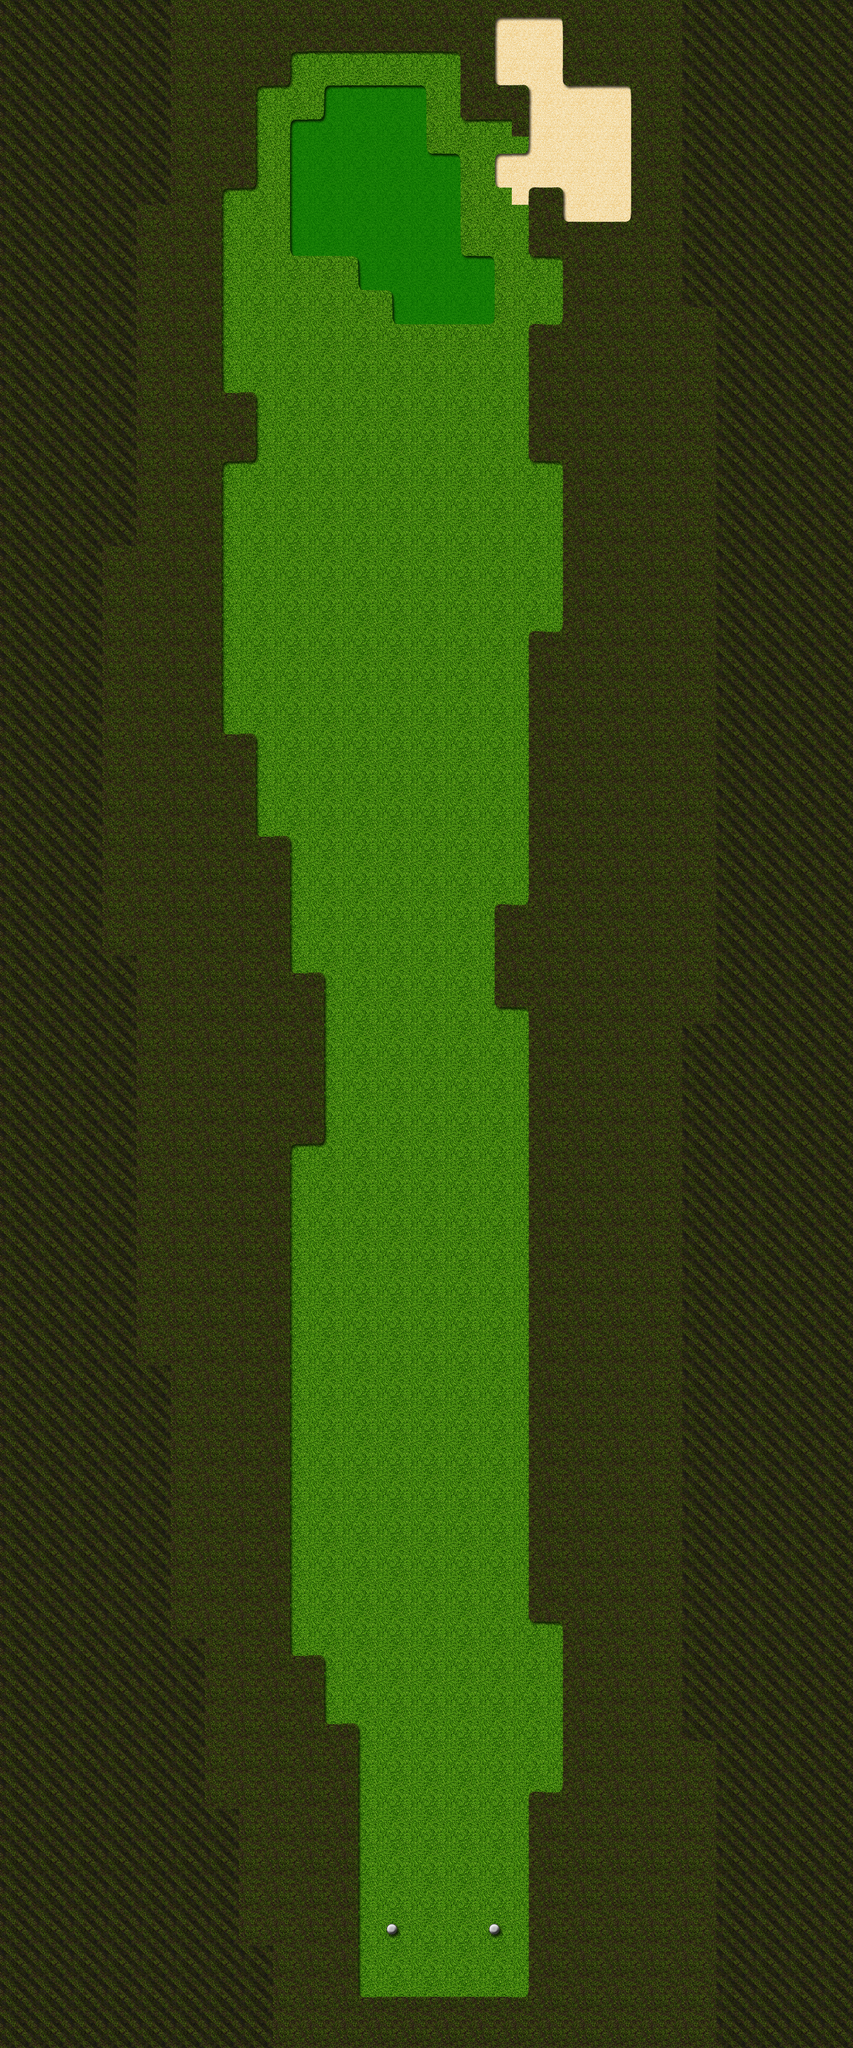

Tiled map render using the project's own tile images. Description and the map definition, with tile-layer contents summarised, below:
An orthogonal 25x60 tile map with 64x64 px tiles, 1 tile layer (Tile Layer 1), 2 tilesets and 78 objects (Hole, Tee).

<map version="1.0" orientation="orthogonal" width="25" height="60" tilewidth="64" tileheight="64">
 <tileset firstgid="1" name="Golf" tilewidth="64" tileheight="64">
  <image source="tilemap.png" width="1024" height="1024" />
  <terraintypes>
   <terrain name="Rough" tile="0" />
   <terrain name="Fairway" tile="1" />
   <terrain name="Green" tile="16" />
   <terrain name="Bunker" tile="17" />
   <terrain name="Water" tile="19" />
  </terraintypes>
  <tile id="0" terrain="0,0,0,0" />
  <tile id="1" terrain="1,1,1,1" />
  <tile id="4" terrain="1,2,1,2" />
  <tile id="5" terrain="2,1,2,1" />
  <tile id="6" terrain="1,1,1,2" />
  <tile id="7" terrain="1,1,2,1" />
  <tile id="16" terrain="2,2,2,2" />
  <tile id="17" terrain="3,3,3,3" />
  <tile id="19" terrain="4,4,4,4" />
  <tile id="20" terrain="2,2,1,1" />
  <tile id="21" terrain="1,1,2,2" />
  <tile id="22" terrain="1,2,1,1" />
  <tile id="23" terrain="2,1,1,1" />
  <tile id="32" terrain="1,1,1,3" />
  <tile id="33" terrain="1,1,3,1" />
  <tile id="34" terrain="3,3,3,1" />
  <tile id="35" terrain="3,3,1,3" />
  <tile id="44" terrain="1,3,1,3" />
  <tile id="45" terrain="3,1,3,1" />
  <tile id="46" terrain="1,1,1,4" />
  <tile id="47" terrain="1,1,4,1" />
  <tile id="48" terrain="1,3,1,1" />
  <tile id="49" terrain="3,1,1,1" />
  <tile id="50" terrain="3,1,3,3" />
  <tile id="51" terrain="1,3,3,3" />
  <tile id="60" terrain="3,3,1,1" />
  <tile id="61" terrain="1,1,3,3" />
  <tile id="62" terrain="1,4,1,1" />
  <tile id="63" terrain="4,1,1,1" />
  <tile id="64" terrain="4,4,4,1" />
  <tile id="65" terrain="4,4,1,4" />
  <tile id="74" terrain="1,4,1,4" />
  <tile id="75" terrain="4,1,4,1" />
  <tile id="76" terrain="0,0,0,1" />
  <tile id="77" terrain="0,0,1,0" />
  <tile id="78" terrain="1,1,1,0" />
  <tile id="79" terrain="1,1,0,1" />
  <tile id="80" terrain="4,1,4,4" />
  <tile id="81" terrain="1,4,4,4" />
  <tile id="90" terrain="4,4,1,1" />
  <tile id="91" terrain="1,1,4,4" />
  <tile id="92" terrain="0,1,0,0" />
  <tile id="93" terrain="1,0,0,0" />
  <tile id="94" terrain="1,0,1,1" />
  <tile id="95" terrain="0,1,1,1" />
  <tile id="104" terrain="0,1,0,1" />
  <tile id="105" terrain="1,0,1,0" />
  <tile id="106" terrain="3,3,3,0" />
  <tile id="107" terrain="3,3,0,3" />
  <tile id="108" terrain="0,0,0,3" />
  <tile id="109" terrain="0,0,3,0" />
  <tile id="120" terrain="1,1,0,0" />
  <tile id="121" terrain="0,0,1,1" />
  <tile id="122" terrain="3,0,3,3" />
  <tile id="123" terrain="0,3,3,3" />
  <tile id="124" terrain="0,3,0,0" />
  <tile id="125" terrain="3,0,0,0" />
  <tile id="134" terrain="0,3,0,3" />
  <tile id="135" terrain="3,0,3,0" />
  <tile id="136" terrain="0,0,0,4" />
  <tile id="137" terrain="0,0,4,0" />
  <tile id="138" terrain="4,4,4,0" />
  <tile id="139" terrain="4,4,0,4" />
  <tile id="150" terrain="3,3,0,0" />
  <tile id="151" terrain="0,0,3,3" />
  <tile id="152" terrain="0,4,0,0" />
  <tile id="153" terrain="4,0,0,0" />
  <tile id="154" terrain="4,0,4,4" />
  <tile id="155" terrain="0,4,4,4" />
  <tile id="164" terrain="0,4,0,4" />
  <tile id="165" terrain="4,0,4,0" />
  <tile id="166" terrain="2,2,2,1" />
  <tile id="167" terrain="2,2,1,2" />
  <tile id="180" terrain="4,4,0,0" />
  <tile id="181" terrain="0,0,4,4" />
  <tile id="182" terrain="2,1,2,2" />
  <tile id="183" terrain="1,2,2,2" />
 </tileset>
 <tileset firstgid="257" name="Trees" tilewidth="256" tileheight="256">
  <image source="tree_tiles.png" width="512" height="512" />
 </tileset>
 <layer name="Tile Layer 1" width="25" height="60">
  <data>[1500 cells, 1500 non-empty, 43 distinct tile ids]</data>
 </layer>
 <objectgroup name="Object Layer 1" width="25" height="60">
  <object name="Hole" x="658" y="277">
   <ellipse />
  </object>
  <object name="Tee" x="834" y="3621">
   <ellipse />
  </object>
 </objectgroup>
 <objectgroup name="Object Layer 2" width="25" height="60">
  <object gid="257" x="1266" y="3807" />
  <object gid="257" x="1127" y="3376" />
  <object gid="257" x="1290" y="3216" />
  <object gid="257" x="1169" y="2707" />
  <object gid="257" x="1302" y="2416" />
  <object gid="257" x="1275" y="1955" />
  <object gid="257" x="1108" y="1604" />
  <object gid="257" x="1287" y="1216" />
  <object gid="257" x="1178" y="825" />
  <object gid="257" x="1281" y="404" />
  <object gid="257" x="75" y="180" />
  <object gid="257" x="45" y="625" />
  <object gid="257" x="-52" y="780" />
  <object gid="257" x="96" y="1601" />
  <object gid="257" x="-7" y="1973" />
  <object gid="257" x="87" y="2437" />
  <object gid="257" x="151" y="2913" />
  <object gid="257" x="17" y="3246" />
  <object gid="257" x="145" y="3583" />
  <object gid="257" x="84" y="3910" />
  <object gid="258" x="184" y="3819" />
  <object gid="258" x="54" y="3495" />
  <object gid="258" x="78" y="3010" />
  <object gid="258" x="45" y="2580" />
  <object gid="258" x="127" y="2164" />
  <object gid="258" x="-49" y="1628" />
  <object gid="258" x="60" y="1064" />
  <object gid="258" x="-34" y="510" />
  <object gid="258" x="75" y="364" />
  <object gid="258" x="1087" y="173" />
  <object gid="258" x="1339" y="658" />
  <object gid="258" x="1236" y="1013" />
  <object gid="258" x="1133" y="1276" />
  <object gid="258" x="1314" y="1576" />
  <object gid="258" x="1254" y="2210" />
  <object gid="258" x="1117" y="2464" />
  <object gid="258" x="1342" y="2752" />
  <object gid="258" x="1342" y="3613" />
  <object gid="258" x="1102" y="3889" />
  <object gid="259" x="1154" y="3598" />
  <object gid="259" x="1208" y="3043" />
  <object gid="259" x="1378" y="2564" />
  <object gid="259" x="1175" y="2083" />
  <object gid="259" x="1324" y="1752" />
  <object gid="259" x="1120" y="1010" />
  <object gid="259" x="1193" y="570" />
  <object gid="259" x="1287" y="216" />
  <object gid="259" x="254" y="173" />
  <object gid="259" x="66" y="822" />
  <object gid="259" x="-64" y="295" />
  <object gid="259" x="20" y="1286" />
  <object gid="259" x="27" y="1780" />
  <object gid="259" x="-22" y="2110" />
  <object gid="259" x="-1" y="2731" />
  <object gid="259" x="142" y="3158" />
  <object gid="259" x="-10" y="3676" />
  <object gid="259" x="333" y="2316" />
  <object gid="259" x="948" y="1434" />
  <object gid="259" x="902" y="2973" />
  <object gid="260" x="1263" y="3407" />
  <object gid="260" x="1051" y="2967" />
  <object gid="260" x="1233" y="2607" />
  <object gid="260" x="1075" y="2261" />
  <object gid="260" x="1390" y="2076" />
  <object gid="260" x="1320" y="1358" />
  <object gid="260" x="1360" y="904" />
  <object gid="260" x="1120" y="322" />
  <object gid="260" x="472" y="158" />
  <object gid="260" x="211" y="470" />
  <object gid="260" x="-55" y="1013" />
  <object gid="260" x="151" y="1440" />
  <object gid="260" x="369" y="1876" />
  <object gid="260" x="-22" y="2280" />
  <object gid="260" x="-28" y="3040" />
  <object gid="260" x="272" y="3431" />
  <object gid="260" x="17" y="3767" />
 </objectgroup>
</map>
